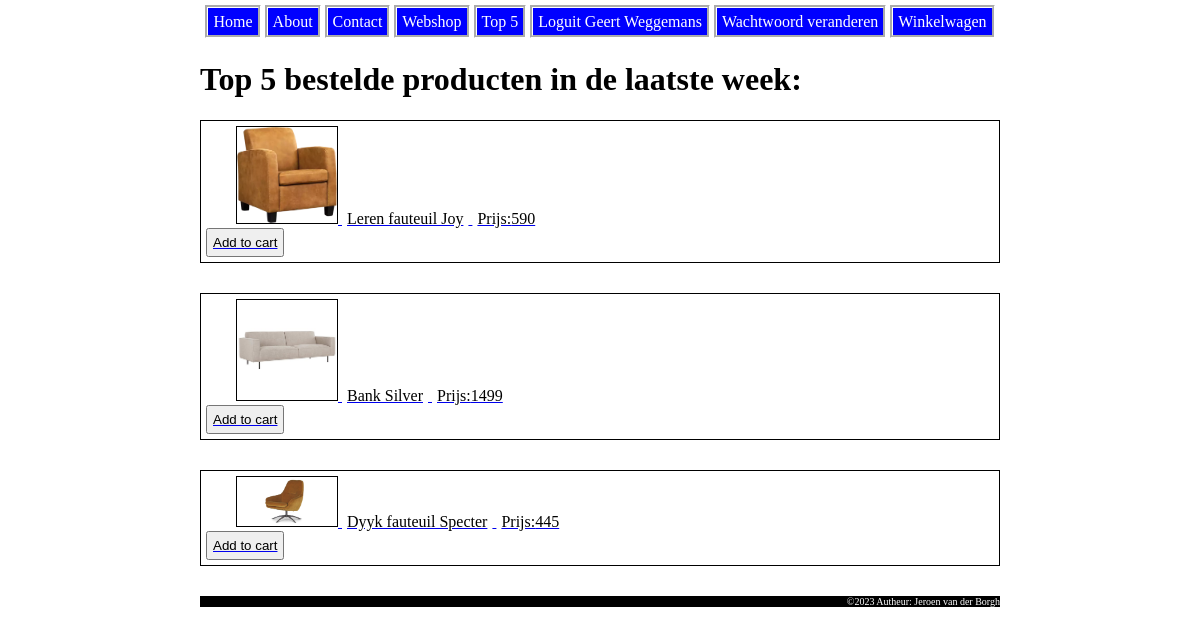
The app's page /index.php?page=top5 (signed in) with its own data.
### tables this page shows
CREATE TABLE `products` (
  `id` int(11) NOT NULL,
  `name` varchar(200) NOT NULL,
  `discription` mediumtext NOT NULL,
  `price` int(11) NOT NULL,
  `image_location` varchar(50) NOT NULL
);

### index.php (called while the page is built, shortened)
<?php
include "html_build_functions.php";
include "file_repository.php";
include "session_functions.php";
include "classes.php";
$page = getRequestedPage();
$data = process_Request($page);
showResponsePage($data);
function getRequestedPage(){
    return $_GET["page"];
}
function make_menu($data) {
    $menu = array("home" => "Home", "about" => "About", "contact" => "Contact", "webshop" => "Webshop", "top5" => "Top 5");
    if (isUserLoggedIn()){
        $menu["logout"] = "Loguit " . get_current_user_name();
        $menu["change_password"] = "Wachtwoord veranderen";
        $menu["shoppingcart"] = "Winkelwagen";
    } else {
        $menu["register"] =  "Registeer";
        $menu["login"] = "Login";
    }
    $data["menu"] = $menu;
    return $data;
}
function process_Request($page){
    $page = htmlspecialchars($page);
    $data = array("page"=>$page,"errors"=>array());
    switch ($page){
        case "top5":
            $data['products'] = get_products_top5();
            break;
    }
    $data = make_menu($data);
    return $data;
}
?>

### classes.php (called while the page is built, shortened)
<?php
class Product {
    public $id;
    public $name;
    public $price;
    public $img_location;
    function __construct($id, $name, $discription,  $img_location, $price){
        $this->id = $id;
        $this->img_location = $img_location;
        $this->name = $name;
        $this->price = $price;
    }
    function get_id(){
        return $this->id;
    }
    function get_name(){
        return $this->name;
    }
    function get_price(){
        return $this->price;
    }
    function get_image_location(){
        return $this->img_location;
    }
}
?>

### file_repository.php (called while the page is built, shortened)
<?php
function connect_database(){
    $servername = "localhost";
    $username = "jeroens_webshop_user";
    $password = "p@TL!Cz7m2qes7V!";
    $database = "jeroens_webshop";
    $conn = mysqli_connect($servername, $username, $password, $database);
    return $conn;
}
function get_products($sql){
    $conn = connect_database();
    try {
        $result= mysqli_query($conn, $sql);
        $products = array();
        while ($row = mysqli_fetch_assoc($result)){
            $product = new Product($row["id"], $row["name"], $row["discription"], $row ["image_location"], $row["price"]);
            array_push($products, $product);
        }
        return  $products;
    } finally {
        disconnect_database($conn);
    }
}
function get_products_top5(){
    $sql = "SELECT p.id, p.name, p.discription, p.price, p.image_location, SUM(ol.amount) as total
    FROM products p LEFT JOIN order_line ol ON p.id = ol.product_id
    LEFT JOIN orders o ON o.id=ol.order_id
    WHERE ADDDATE(o.time, INTERVAL 1 WEEK) >= '".date("Y-m-d") ."'
    GROUP BY p.id
    ORDER BY total DESC
    LIMIT 5";
    return get_products($sql);
}
?>

### session_functions.php (called while the page is built, shortened)
<?php
function isUserLoggedIn(){
    return ($_SESSION["user_name"] != NULL);
}
function get_cart(){
    return $_SESSION["cart"];
}
?>

### top5.php (the view)
<?php
function show_top5($data){
    echo "<h1>Top 5 bestelde producten in de laatste week:</h1>";
    foreach( $data["products"] as $product){
        show_product_in_overview($product, $data);
    }
}
function show_product_in_overview($product, $data){
    echo '<a class="product_link" href="\educom-webshop-database/index.php?page=webshop&id='. $product->get_id() .'">
    <div class="product_top">
    <img src="Images/'. $product->get_image_location().'" alt="image of '. $product->get_id() .'">
    <p >'. $product->get_name() . '</p>
    <p>Prijs:'. $product->get_price().'</p>';
    if (isUserLoggedIn()){
        if (in_array($product->get_id(), get_cart())){
            cart_button($product->get_id(), "overview", "remove", $data);
        } else {
            cart_button($product->get_id(), "overview", "add", $data);
        }
    }
    echo '</div>
    </a>';
}
function show_content($data){
    show_top5($data);
}
?>

### html_build_functions.php (shortened to what this page needs)
<?php
function show_HTML_start(){
    echo '<!DOCTYPE html>
    <html lang="en">';
}
function show_HTML_end(){
    echo "</html>";
}
function show_head_section(){
    echo '<head>
    <title>Home</title>
    <link rel="stylesheet" href="CSS/stylesheet.css">
    </head>';
}
function show_body_start(){
    echo '<body class="standard_body">';
}
function show_nav_item($link, $label){
    echo '<li> <a href="\educom-webshop-database/index.php?page='. $link .'">' . $label . '</a></li>';
}
function show_nav_bar($data){
    echo '<div id="nav_bar">
    <ul>';
    foreach($data['menu'] as $link => $label) {
        show_nav_item($link, $label);
    }
    echo '</ul>
    </div>';
}
function showcontent_page($data){
    $page = $data["page"];
    if (file_exists( $page . ".php")){
        show_content($data);
    }
    else {
        echo "<h1> deze pagina bestaat niet </h1>";
    }
}
function show_footer(){
    echo '<footer  class="standard_footer">
    <p>&copy;2023 Autheur: Jeroen van der Borgh</p>
    </footer>';
}
function show_body_end(){
    echo "</body>";
}
function cart_button($id, $place, $action, $data) {
    echo '<div class="cart_button">
    <form action="\educom-webshop-database/index.php" method="post">
    <input type="hidden" name="page" value="webshop" />
    <input type="hidden" name="id_in_cart" value="'.$id.'" />
    <input type="hidden" name="place" value="'.$place.'" />
    <input type="hidden" name="action" value="'. $action .'" />';
    switch  ($action) {
        case 'add':
            $submit_value = "Add to cart";
            break;
    }
    echo'
    <input type="submit" value="'. $submit_value .'">
    </form>
    </div>
    ';
}
function show_body_section($data){
    show_body_start();
    show_nav_bar($data);
    showcontent_page($data);
    show_footer();
    show_body_end();
}
function showResponsePage($data){
    show_HTML_start();
    show_head_section();
    show_body_section($data);
    show_HTML_end();
}
?>

### CSS/stylesheet.css (style rules this page uses)
body { width: 800px; margin-left: auto; margin-right: auto; }
#nav_bar { text-align: center; }
#nav_bar ul { list-style-type: none; display: inline-table; margin: 0; padding: 0; }
#nav_bar li { float: left; padding: 5px; }
#nav_bar a { text-decoration: none; outline-style: groove; padding: 5px; background-color: blue; color: white; }
footer { background-color: black; color: white; text-align: right; font-size: 10px; }
.product_top { text-decoration: none; color: black; border: 1px solid black; margin-bottom: 30px; padding: 5px; }
.product_top img { border: 1px solid black; width: 100px; margin-left: 30px; }
.product_top p { display: inline; padding: 5px; }
.product_top form input { display: inline; padding: 5px; }

### records on screen
products: image_location (picture), name "Leren fauteuil Joy", price "590"
products: image_location (picture), name "Bank Silver", price "1499"
products: image_location (picture), name "Dyyk fauteuil Specter", price "445"

### other values on screen
$label "Home"
$label "About"
$label "Contact"
$label "Webshop"
$label "Top 5"
$label "Loguit Geert Weggemans"
$label "Wachtwoord veranderen"
$label "Winkelwagen"
